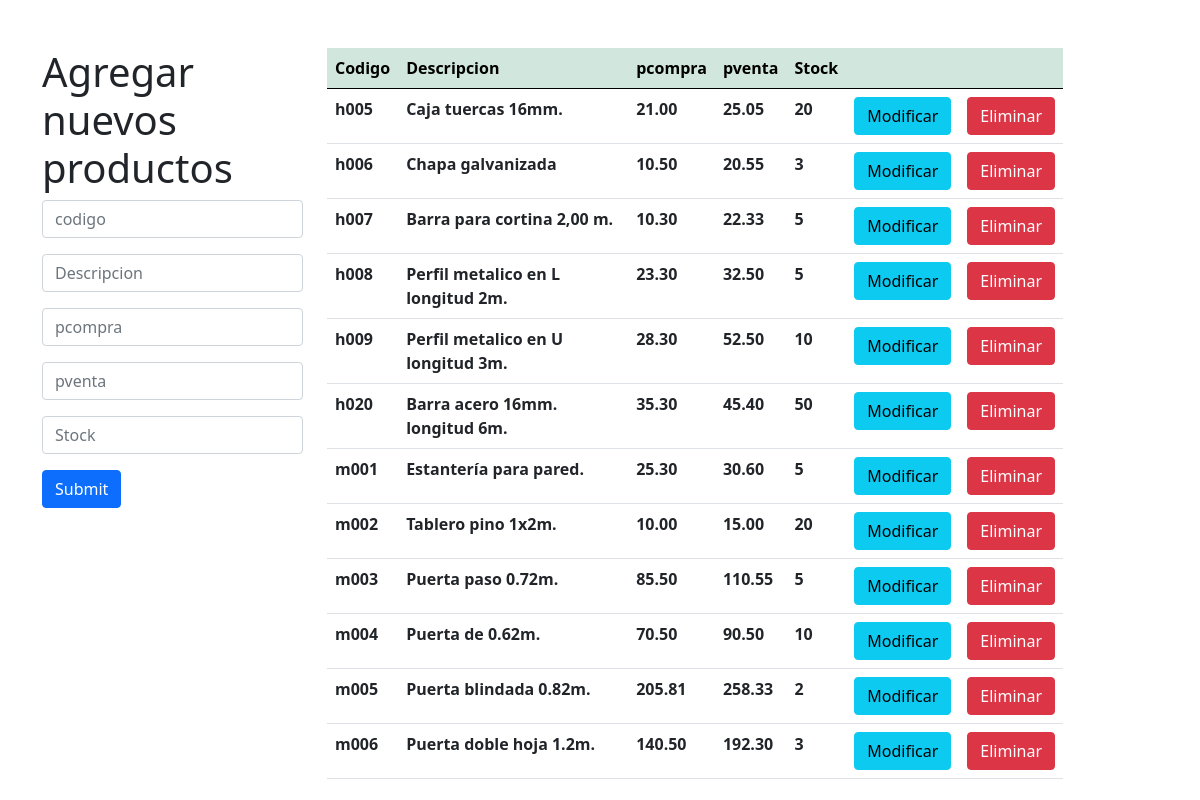
Screenshot of /DWES/Tema05/ejercicio03/index.php with the database file from the repository.
### tables this page shows
CREATE TABLE producto (
  codigo VARCHAR(4),
  descripcion VARCHAR(40) NOT NULL,
  pcompra DECIMAL(7,2) NOT NULL,
  pventa DECIMAL(7,2) NOT NULL,
  stock INT NOT NULL,
  PRIMARY KEY(codigo)
);

### DWES/Tema05/ejercicio03/index.php (the view, shortened to what this page needs)
<?php
    $con=conectar();
    $sql="SELECT *  FROM producto";
    $query=mysqli_query($con,$sql);
?>
<!DOCTYPE html>
<html lang="en">
    <head>
        <link href="css/style.css" rel="stylesheet">
        <link href="https://cdn.jsdelivr.net/npm/bootstrap@5.0.0-beta1/dist/css/bootstrap.min.css" rel="stylesheet">
    </head>
    <body>
            <div class="container mt-5">
                    <div class="row">
                        <div class="col-md-3">
                            <h1>Agregar nuevos productos</h1>
                                <form action="insertar.php" method="POST">
                                    <input type="text" class="form-control mb-3" name="codigo" placeholder="codigo">
                                    <input type="text" class="form-control mb-3" name="descripcion" placeholder="Descripcion">
                                    <input type="text" class="form-control mb-3" name="pcompra" placeholder="pcompra">
                                    <input type="text" class="form-control mb-3" name="pventa" placeholder="pventa">
                                    <input type="text" class="form-control mb-3" name="stock" placeholder="Stock">
                                    <input type="submit" class="btn btn-primary">
                                </form>
                        </div>
                        <div class="col-md-8">
                            <table class="table" >
                                <thead class="table-success table-striped" >
                                    <tr>
                                        <th>Codigo</th>
                                        <th>Descripcion</th>
                                        <th>pcompra</th>
                                        <th>pventa</th>
                                        <th>Stock</th>
                                        <th></th>
                                        <th></th>
                                    </tr>
                                </thead>
                                <tbody>
                                        <?php
                                            while($row=mysqli_fetch_array($query)){
                                        ?>
                                            <tr>
                                                <th><?php  echo $row['codigo']?></th>
                                                <th><?php  echo $row['descripcion']?></th>
                                                <th><?php  echo $row['pcompra']?></th>
                                                <th><?php  echo $row['pventa']?></th>
                                                <th><?php  echo $row['stock']?></th>
                                                <th><a href="actualizar.php?id=<?php echo $row['codigo'] ?>" class="btn btn-info">Modificar</a></th>
                                                <th><a href="delete.php?id=<?php echo $row['codigo'] ?>" class="btn btn-danger">Eliminar</a></th>
                                            </tr>
                                        <?php
                                            }
                                        ?>
                                </tbody>
                            </table>
                        </div>
                    </div>
            </div>
    </body>
</html>

### rows the page displays
producto: codigo "h005", descripcion "Caja tuercas 16mm.", pcompra "21.00", pventa "25.05", stock "20"
producto: codigo "h006", descripcion "Chapa galvanizada", pcompra "10.50", pventa "20.55", stock "3"
producto: codigo "h007", descripcion "Barra para cortina 2,00 m.", pcompra "10.30", pventa "22.33", stock "5"
producto: codigo "h008", descripcion "Perfil metalico en L longitud 2m.", pcompra "23.30", pventa "32.50", stock "5"
producto: codigo "h009", descripcion "Perfil metalico en U longitud 3m.", pcompra "28.30", pventa "52.50", stock "10"
producto: codigo "h020", descripcion "Barra acero 16mm. longitud 6m.", pcompra "35.30", pventa "45.40", stock "50"
producto: codigo "m001", descripcion "Estantería para pared.", pcompra "25.30", pventa "30.60", stock "5"
producto: codigo "m002", descripcion "Tablero pino 1x2m.", pcompra "10.00", pventa "15.00", stock "20"
producto: codigo "m003", descripcion "Puerta paso 0.72m.", pcompra "85.50", pventa "110.55", stock "5"
producto: codigo "m004", descripcion "Puerta de 0.62m.", pcompra "70.50", pventa "90.50", stock "10"
producto: codigo "m005", descripcion "Puerta blindada 0.82m.", pcompra "205.81", pventa "258.33", stock "2"
producto: codigo "m006", descripcion "Puerta doble hoja 1.2m.", pcompra "140.50", pventa "192.30", stock "3"
